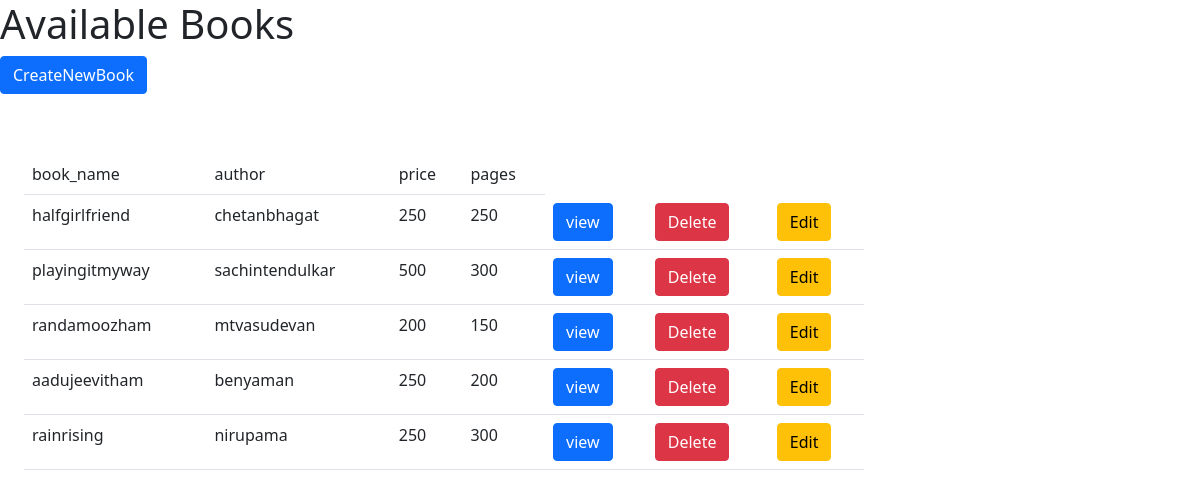
Page /book/list on the earlier database version.
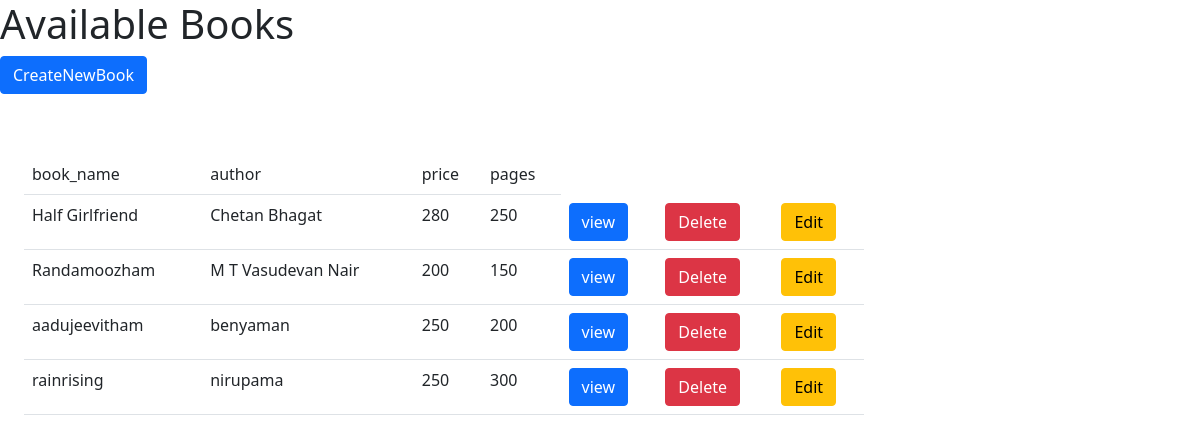
Same page on the later database version.
### book/models.py (models this page shows, shortened)
class Book(models.Model):
    book_name=models.CharField(max_length=150,unique=True)
    author=models.CharField(max_length=120)
    price=models.IntegerField()
    pages=models.IntegerField()

### book/views.py (the view)
# urls.py: path("list",list_all_book,name="list"),
def list_all_book(request):
    books=Book.objects.all()
    context={}
    context["books"]=books
    return render(request,"book/listallbooks.html",context)

### book/templates/book/listallbooks.html (shortened to what this page needs)
<!DOCTYPE html>
<html lang="en">
<head>
<link href="https://cdn.jsdelivr.net/npm/bootstrap@5.0.0-beta3/dist/css/bootstrap.min.css" rel="stylesheet">
</head>
<body>
<h1>Available Books</h1>
<div>
    <a href="{%url 'createbook'%}" class="btn btn-primary">CreateNewBook</a>
</div>
<div style="width:70%;margin-top:5%;margin-left:2%">
<table class="table">
    <tr>
        <td>book_name</td>
        <td>author</td>
        <td>price</td>
        <td>pages</td>
    </tr>
    {%for book in books%}
    <tr>
        <td>{{book.book_name}}</td>
        <td>{{book.author}}</td>
        <td>{{book.price}}</td>
        <td>{{book.pages}}</td>
        <td><a href="{%url 'detail' book.id%}" class="btn btn-primary">view</a></td>
        <td><a href="{%url 'delete' book.id%}" class="btn btn-danger">Delete</a></td>
        <td><a href="{%url 'edit' book.id%}" class="btn btn-warning">Edit</a></td>
    </tr>
    {% endfor %}
</table>
    </div>
</body>
</html>

Differences in the rows shown:
removed Book: book_name "playingitmyway", author "sachintendulkar", price "500", pages "300"
changed Book: book_name "halfgirlfriend" → "Half Girlfriend"; author "chetanbhagat" → "Chetan Bhagat"; price "250" → "280"
changed Book: book_name "randamoozham" → "Randamoozham"; author "mtvasudevan" → "M T Vasudevan Nair"
